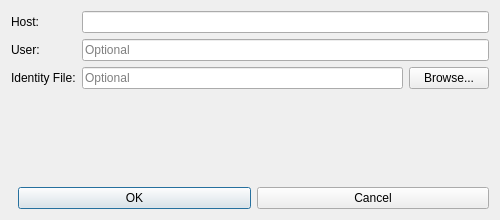
<?xml version="1.0" encoding="UTF-8"?>
<ui version="4.0">
 <class>SshHostConfigDialog</class>
 <widget class="QDialog" name="SshHostConfigDialog">
  <property name="geometry">
   <rect>
    <x>0</x>
    <y>0</y>
    <width>500</width>
    <height>220</height>
   </rect>
  </property>
  <property name="windowTitle">
   <string>Ssh Host Config</string>
  </property>
  <layout class="QVBoxLayout" name="verticalLayout">
   <item>
    <layout class="QFormLayout" name="formLayout">
     <property name="fieldGrowthPolicy">
      <enum>QFormLayout::AllNonFixedFieldsGrow</enum>
     </property>
     <item row="0" column="0">
      <widget class="QLabel" name="labelHost">
       <property name="text">
        <string>Host:</string>
       </property>
      </widget>
     </item>
     <item row="0" column="1">
      <widget class="QLineEdit" name="lineEditHost"/>
     </item>
     <item row="1" column="0">
      <widget class="QLabel" name="labelUser">
       <property name="text">
        <string>User:</string>
       </property>
      </widget>
     </item>
     <item row="1" column="1">
      <widget class="QLineEdit" name="lineEditUser">
       <property name="placeholderText">
        <string>Optional</string>
       </property>
      </widget>
     </item>
     <item row="2" column="0">
      <widget class="QLabel" name="labelIdentityFile">
       <property name="text">
        <string>Identity File:</string>
       </property>
      </widget>
     </item>
     <item row="2" column="1">
      <layout class="QHBoxLayout" name="horizontalLayoutIdentityFile">
       <item>
        <widget class="QLineEdit" name="lineEditIdentityFile">
         <property name="placeholderText">
          <string>Optional</string>
         </property>
        </widget>
       </item>
       <item>
        <widget class="QPushButton" name="buttonBrowseIdentityFile">
         <property name="text">
          <string>Browse...</string>
         </property>
        </widget>
       </item>
      </layout>
     </item>
    </layout>
   </item>
   <item>
    <layout class="QHBoxLayout" name="horizontalLayoutButtons">
     <item>
      <spacer name="horizontalSpacer">
       <property name="orientation">
        <enum>Qt::Horizontal</enum>
       </property>
       <property name="sizeType">
        <enum>QSizePolicy::Expanding</enum>
       </property>
      </spacer>
     </item>
     <item>
      <widget class="QPushButton" name="buttonBoxOk">
       <property name="text">
        <string>OK</string>
       </property>
       <property name="default">
        <bool>true</bool>
       </property>
      </widget>
     </item>
     <item>
      <widget class="QPushButton" name="buttonBoxCancel">
       <property name="text">
        <string>Cancel</string>
       </property>
      </widget>
     </item>
    </layout>
   </item>
  </layout>
 </widget>
 <resources/>
 <connections/>
</ui>
